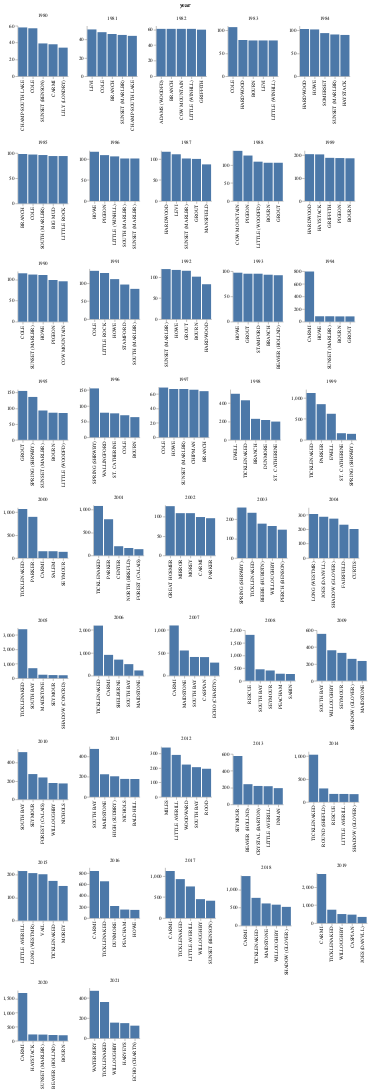

The cell this chart's notebook holds for it:
### Code cell
# top ten most measured lakes by year
alt.Chart(top).mark_bar().encode(
    x=alt.X('LakeID:N', sort='-y', title=None),
    y=alt.Y('CharacteristicID:Q', title=None, axis=alt.Axis(grid=False))
).properties(width=100,
    height=100
).facet('year:O', columns=5).resolve_scale(x='independent', y='independent').configure_view(strokeWidth=0
)

### Figure 1 — Vega-Lite specification as saved in the notebook (floating-point values rounded to 4 significant figures; data arrays with more than 128 entries replaced by an {"elided": "..."} marker saying what was removed)
{"config": {"view": {"continuousWidth": 400, "continuousHeight": 300, "strokeWidth": 0}}, "data": {"name": "data-e0857322b821c78b03e205d95a2e012a"}, "facet": {"type": "ordinal", "field": "year"}, "spec": {"mark": "bar", "encoding": {"x": {"type": "nominal", "field": "LakeID", "sort": "-y", "title": null}, "y": {"type": "quantitative", "axis": {"grid": false}, "field": "CharacteristicID", "title": null}}, "height": 100, "width": 100}, "columns": 5, "resolve": {"scale": {"x": "independent", "y": "independent"}}, "$schema": "https://vega.github.io/schema/vega-lite/v4.8.1.json", "datasets": {"data-e0857322b821c78b03e205d95a2e012a": {"elided": "210 records"}}}
